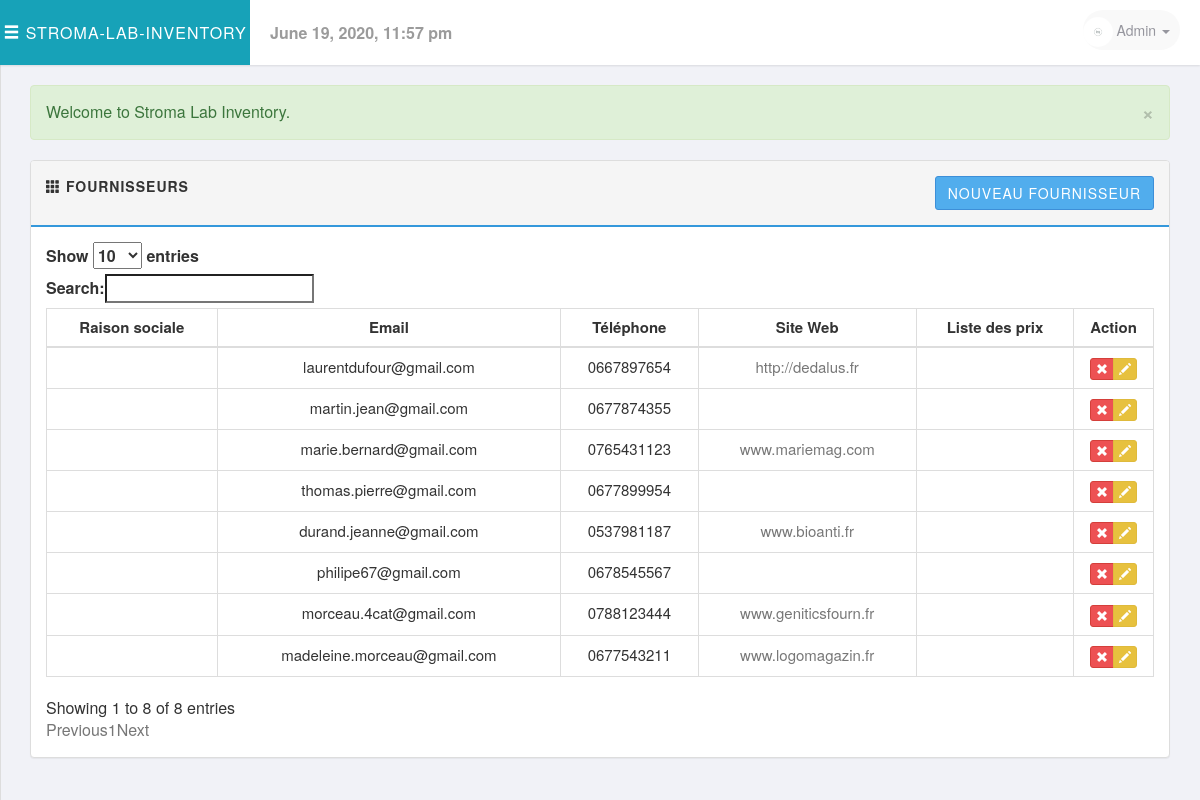
Page /php/providers.php (signed in) on the earlier database version.
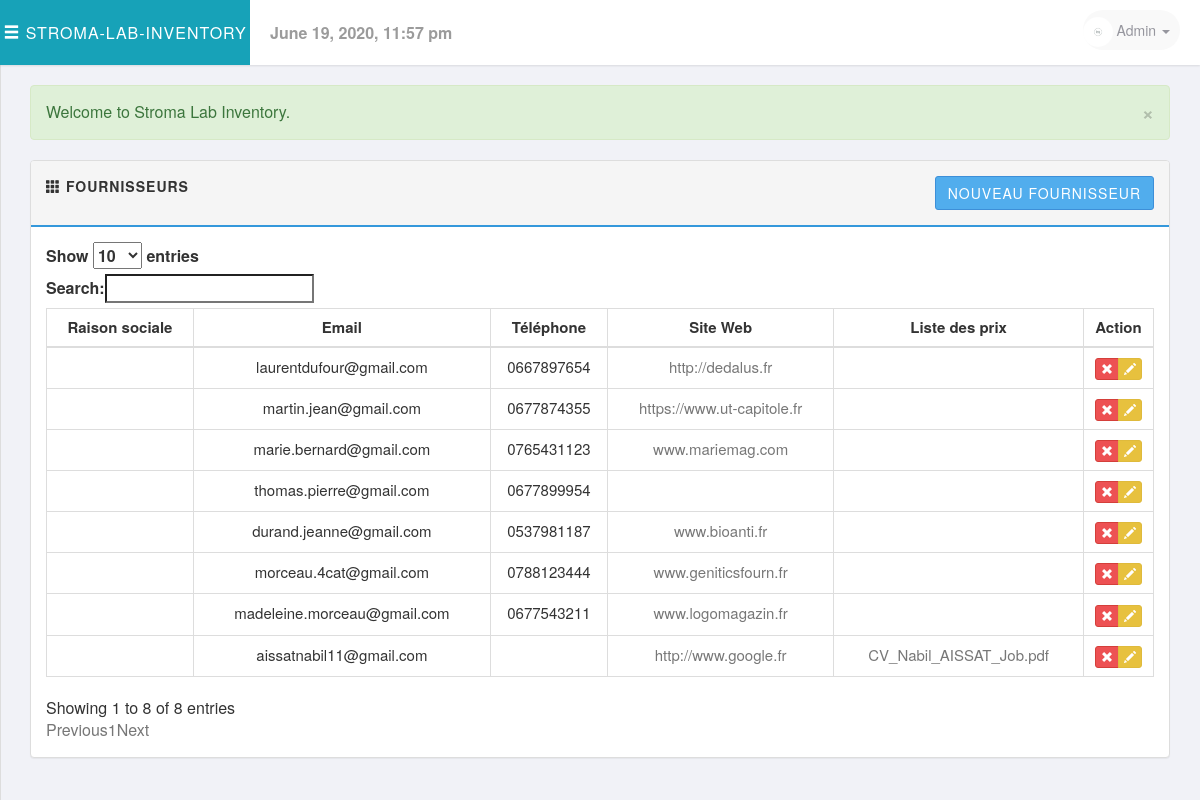
Same page on the later database version.
### tables this page shows
CREATE TABLE `fournisseurs` (
  `IdentifiantF` int(11) NOT NULL,
  `NomF` varchar(255) NOT NULL,
  `PrenomF` varchar(255) NOT NULL,
  `EmailF` varchar(255) NOT NULL,
  `TelephoneF` varchar(255) NOT NULL,
  `SiteWebF` varchar(255) NOT NULL,
  `ListeDesPrix` varchar(255) NOT NULL
);

### includes/sql.php (called while the page is built, shortened)
<?php
require_once('load.php');
function find_by_sql($sql)
{
    global $db;
    $result = $db->query($sql);
    $result_set = $db->while_loop($result);
    return $result_set;
}
function find_all_providers()
{
    $sql = "SELECT * FROM fournisseurs";
    $result = find_by_sql($sql);
    return $result;
}
?>

### includes/database.php (called while the page is built, shortened)
<?php
class Mysqli_DB
{
    private $conn;
    public $query_id;
    public function db_connect()
    {
        $this->conn = mysqli_connect(DB_HOST, DB_USER, DB_PASS);
        if (!$this->conn) {
            die(" Database connection failed:" . mysqli_connect_error());
        } else {
            $select_db = $this->conn->select_db(DB_NAME);
        }
    }
    public function query($sql)
    {
        if (trim($sql != "")) {
            $this->query_id = $this->conn->query($sql);
        }
        return $this->query_id;
    }
    public function fetch_array($statement)
    {
        return mysqli_fetch_array($statement);
    }
    public function while_loop($loop)
    {
        $results = array();
        while ($result = $this->fetch_array($loop)) {
            $results[] = $result;
        }
        return $results;
    }
}
$db = new Mysqli_DB();
?>

### php/providers.php (the view, shortened to what the changed rows need)
<?php ob_start();
$all_providers = find_all_providers();
?>
<?php include_once('../layouts/header.php'); ?>
<div class="row">
    <div class="col-md-12">
        <div class="panel panel-default">
            <div class="panel-body">
                <table class="table table-bordered table-hover" id="JS-data-table-providers">
                    <thead>
                    <tr>
                        <th class="text-center">Raison sociale</th>
                        <th class="text-center">Email</th>
                        <th class="text-center">Téléphone</th>
                        <th class="text-center">Site Web</th>
                        <th class="text-center">Liste des prix</th>
                        <th class="text-center">Action</th>
                    </tr>
                    </thead>
                    <tbody>
                    <?php foreach ($all_providers as $provider): ?>
                        <tr>
                            <td class="text-center">
                            </td>
                            <td class="text-center">
                                <?php echo $provider['EmailF']; ?>
                            </td>
                            <td class="text-center">
                                <?php echo $provider['TelephoneF']; ?>
                            </td>
                            <td class="text-center">
                                <a href="<?php echo $provider['SiteWebF']; ?>"
                                   target="_blank"><?php echo $provider['SiteWebF']; ?></a>
                            </td>
                            <td class="text-center">
                                <a href="../uploads/<?php echo $provider['ListeDesPrix']; ?>"
                                   download><?php echo $provider['ListeDesPrix']; ?></a>
                            </td>
                            <td class="text-center">
                                <div class="btn-group">
                                    <a href="#" class="btn btn-xs btn-danger" title="Remove"
                                       data-href="delete_provider.php?IdentifiantF=
                                       <?php echo (int)$provider['IdentifiantF']; ?>" data-toggle="modal"
                                       data-target="#confirm-delete"><i class="glyphicon glyphicon-remove"></i>
                                    </a>
                                    <a href="edit_provider.php?id=<?php echo (int)$provider['IdentifiantF']; ?>"
                                       class="btn btn-xs btn-warning" data-toggle="tooltip" title="Edit">
                                        <i class="glyphicon glyphicon-pencil"></i>
                                    </a>
                                </div>
                            </td>
                        </tr>
                    <?php endforeach; ?>
                    </tbody>
                </table>
            </div>
        </div>
    </div>
</div>
<?php include_once('../layouts/footer.php'); ?>

Differences in the rows shown:
removed fournisseurs: EmailF "philipe67@gmail.com", TelephoneF "0678545567"
changed fournisseurs "martin.jean@gmail.com": SiteWebF (not shown) → "https://www.ut-capitole.fr"
added fournisseurs: EmailF "aissatnabil11@gmail.com", SiteWebF "http://www.google.fr", ListeDesPrix "CV_Nabil_AISSAT_Job.pdf"
